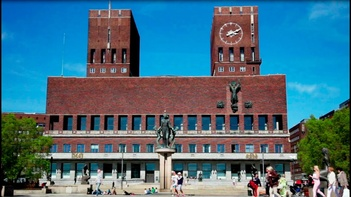
#> input picture data/test/city_hall_test.jpg, 351 x 197 px, shrunk from 1280 x 720 before the run
$ jupyter execute --allow-errors sift.ipynb
#> lines starting #> are read from the running program, lines starting #| are printed output that depends on the picture
Based on the code shown in https://scikit-image.org/docs/stable/auto_examples/features_detection/plot_sift.html

[cell 1]
import matplotlib.pyplot as plt
from skimage.feature import SIFT, match_descriptors, plot_matched_features
from PIL import Image
import numpy as np
import os
import cv2
from skimage.measure import ransac
from skimage.transform import ProjectiveTransform
from pathlib import Path
import pandas as pd
from scipy.ndimage import gaussian_filter
import gc

[cell 2]
# Load the datafiles and make them grayscale
def load_image(path):
    return np.array(Image.open(path).convert('L'), dtype=np.float32)

[cell 3]
def preprocess_image(img_path, target_size=None, sigma=1):
    """
    Standard preprocessing:
    - grayscale
    - resize (optional)
    - normalize (zero mean, unit variance)
    - gaussian smoothing
    """
    im = np.array(Image.open(img_path).convert('L'), dtype=np.float32)
    if target_size:
        im = np.array(Image.fromarray(im).resize(target_size, Image.BICUBIC), dtype=np.float32)
    im = (im - np.mean(im)) / (np.std(im) + 1e-8)
    return gaussian_filter(im, sigma=sigma)

[cell 4]
# Used to acces the name of the folder we are working on : not necessary
print("Répertoire courant :", os.getcwd())

[cell 5]
# Extract SIFT keypoints and descriptors
def extract_sift_features(image_filename):
    image = preprocess_image(image_filename)
    sift = SIFT()
    sift.detect_and_extract(image)
    return sift.keypoints, sift.descriptors

[cell 6]
# Visualize the matches
# [15 lines left out: function match_and_plot, not called in this run]

[cell 7]
# Compute matching accuracy using optional homography
# [29 lines left out: function compute_matching_accuracy, not called in this run]

[cell 8]
# [7 lines left out: function extract_patch, not called in this run]

[cell 9]
# [46 lines left out: function normalized_cross_correlation, not called in this run]

[cell 10]
def load_base(dataset_dir = '../data/images'):
#> called with dataset_dir = '../data/images'
    dataset_paths = sorted(Path(dataset_dir).rglob("*"))
    records = []

    for ref_path in dataset_paths:
        print(f"Currently working on {ref_path}")

        if ref_path.suffix.lower() not in [".jpg", ".jpeg", ".png", ".avif"]:
            continue

        img_ref = load_image(str(ref_path))
        keypoints_ref, descriptors_ref = extract_sift_features(str(ref_path))

        if len(keypoints_ref) == 0:
            print(f" Skipped {ref_path.name} due to missing keypoints")
            continue

        record = {
            "filename" : ref_path.name,
            "path": str(ref_path),
            "num_keypoints": len(keypoints_ref),
            "keypoints": keypoints_ref,
            "descriptors": descriptors_ref,
            "image_shape": img_ref.shape,
            "image": img_ref,
        }
        records.append(record)
#> pass 2 of the loop in load_base, `for ref_path in dataset_paths:`:
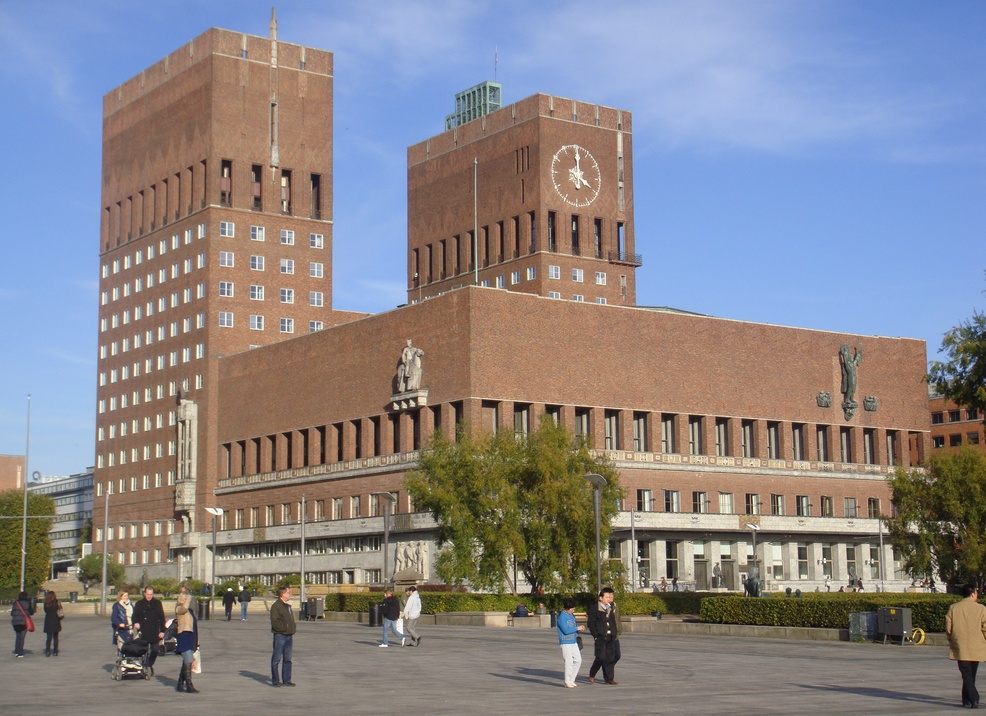
#> input picture data/images/city_hall/city_hall1.jpg, 986 x 716 px, shrunk from 3596 x 2612 before the run
#> in load_image, `return np.array(Image.open(path).convert('L'), dtype=np.float32)`:
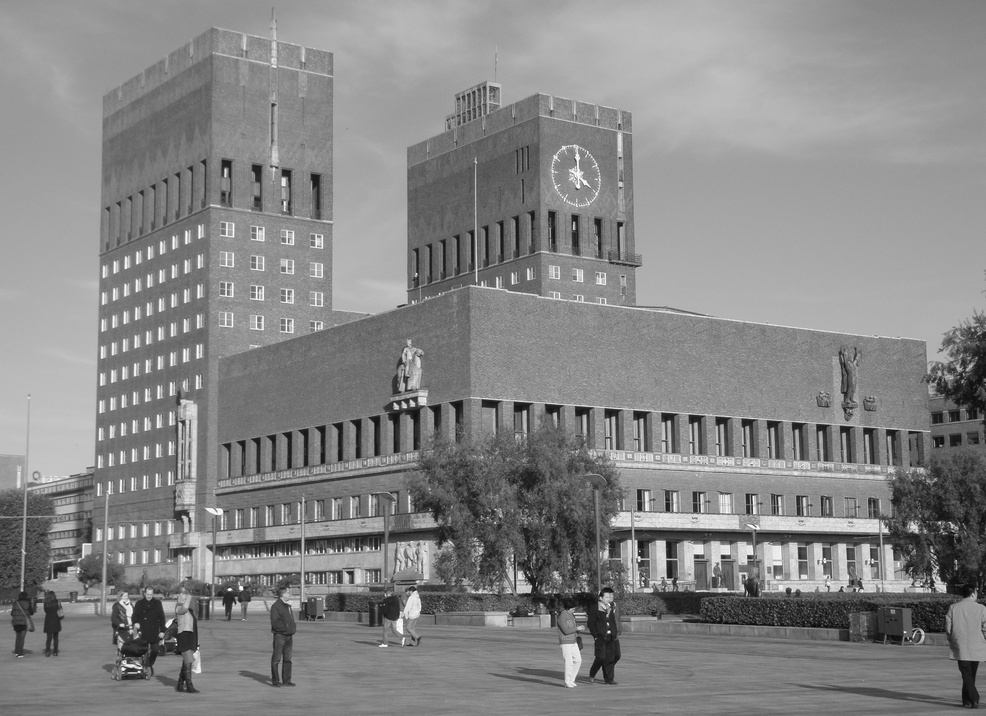
#> returned value: shape (716, 986) float32; min 6, max 254, mean 134.1

    df = pd.DataFrame(records)
    return df

[cell 11]
data = load_base()

[cell 12]
def comparison_all (ref_path):
    ref_path = Path(ref_path)
    results_dict = []

    if ref_path.suffix.lower() not in [".jpg", ".jpeg", ".png", ".avif"]:
        pass

    print(f"Working on {ref_path}")

    img_ref = load_image(str(ref_path))
#> call 3 of load_image, with path = '../data/test/city_hall_test.jpg'
#> in load_image (call 3), `return np.array(Image.open(path).convert('L'), dtype=np.float32)`:
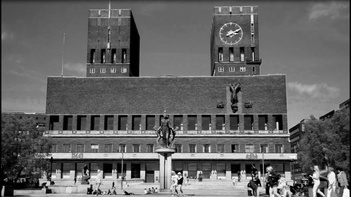
#> returned value: shape (197, 351) float32; min 0, max 255, mean 100.6
    keypoints_ref, descriptors_ref = extract_sift_features(str(ref_path))
#> call 3 of preprocess_image, with img_path = '../data/test/city_hall_test.jpg', sigma = 1
#> in preprocess_image (call 3), `return gaussian_filter(im, sigma=sigma)`:
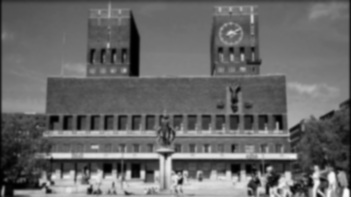
#> returned value: shape (197, 351) float32; min -2.13, max 3.1, mean -3.18e-08; drawn with min black and max white

    for _, files in data.iterrows():
        H1, matches = create_homography(files["keypoints"], keypoints_ref, files["descriptors"], descriptors_ref)
        accuracy = compute_matching_accuracy(files['keypoints'], keypoints_ref, matches, H1)
        if accuracy is not None:
            results_dict.append({
                "test_file": str(ref_path),
                "compared_file": files["path"],
                "accuracy": accuracy
            })
    return results_dict
